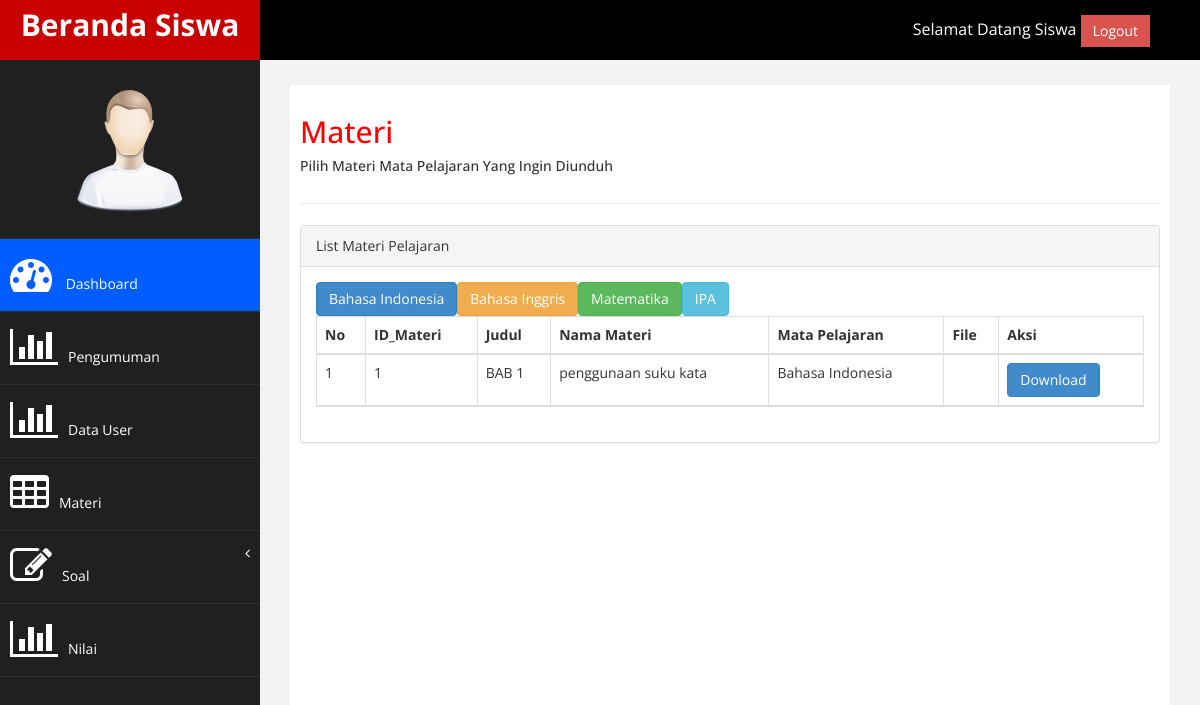
/dlmateri.php, run on the app's committed database.
### tables this page shows
CREATE TABLE `materi` (
  `id_materi` int(10) NOT NULL,
  `judul_materi` varchar(100) NOT NULL,
  `nama_materi` varchar(100) NOT NULL,
  `file_materi` varchar(100) NOT NULL,
  `id_tugas` int(10) NOT NULL,
  `id_mapel` int(10) NOT NULL,
  `id_guru` int(10) NOT NULL,
  `id_ujian` int(10) NOT NULL,
  `mapel` varchar(100) NOT NULL
);

### dlmateri.php (the view, shortened to what this page needs)
<?php
    include "koneksi.php";
?>
<!DOCTYPE html>
<html xmlns="http://www.w3.org/1999/xhtml">
<head>
    <link href="assets/css/bootstrap.css" rel="stylesheet" />
    <link href="assets/css/font-awesome.css" rel="stylesheet" />
    <link href="assets/js/morris/morris-0.4.3.min.css" rel="stylesheet" />
    <link href="assets/css/custom.css" rel="stylesheet" />
</head>
<body>
    <div id="wrapper">
        <nav class="navbar navbar-default navbar-cls-top " role="navigation" style="margin-bottom: 0">
            <div class="navbar-header">
                <a class="navbar-brand" href="beranda_siswa.php">Beranda Siswa</a>
            </div>
  <div style="color: white;
padding: 15px 50px 5px 50px;
float: right;
font-size: 16px;"> Selamat Datang Siswa <a href="logout_siswa.php" class="btn btn-danger square-btn-adjust">Logout</a> </div>
        </nav>
                <nav class="navbar-default navbar-side" role="navigation">
            <div class="sidebar-collapse">
                <ul class="nav" id="main-menu">
                <li class="text-center">
                    <img src="assets/img/find_user.png" class="user-image img-responsive"/>
                    </li>
                    <li>
                        <a class="active-menu"  href="beranda_siswa.php"><i class="fa fa-dashboard fa-3x"></i> Dashboard</a>
                    </li>
                    <li>
                        <a  href="pgmn.php"><i class="fa fa-bar-chart-o fa-3x"></i>Pengumuman</a>
                    </li>
                    <li>
                        <a  href="user_siswa.php"><i class="fa fa-bar-chart-o fa-3x"></i>Data User</a>
                    </li>
                    <li  >
                        <a  href="dlmateri.php"><i class="fa fa-table fa-3x"></i>Materi</a>
                    </li>
                    <li>
                            <a  href="soal.php"><i class="fa fa-edit fa-3x"></i>Soal<span class="fa arrow"></span></a>
                        </li>
                    <li>
                        <a href="lihat_nilai.php"><i class="fa fa-bar-chart-o fa-3x"></i>Nilai</a>
                    </li>
                </ul>
            </div>
        </nav>
        <div id="page-wrapper" >
            <div id="page-inner">
                <div class="row">
                    <div class="col-md-12">
                     <h2>Materi</h2>
                        <h5>Pilih Materi Mata Pelajaran Yang Ingin Diunduh</h5>
                    </div>
                </div>
                <hr />
                <div class="col-md-3 col-sm-6 col-xs-6"> </div>
<div class="row">
                <div class="col-md-12">
                    <div class="panel panel-default">
                        <div class="panel-heading">
                             List Materi Pelajaran
                        </div>
                        <div class="panel-body">
                            <div class="table-responsive">
                                <table class="table table-striped table-bordered table-hover" id="dataTables-example">
                                    <thead>
                                    <tr>
                                        <a class="btn btn-primary " href="dlmateri.php">Bahasa Indonesia</a>
                                        <a class="btn btn-warning " href="materibig.php">Bahasa Inggris</a>
                                        <a class="btn btn-success " href="materima.php">Matematika</a>
                                        <a class="btn btn-info " href="materiip.php">IPA</a>
                                    </tr>
                                        <tr>
                                            <th>No</th>
                                            <th>ID_Materi</th>
                                            <th>Judul</th>
                                            <th>Nama Materi</th>
                                            <th>Mata Pelajaran</th>
                                            <th>File</th>
                                            <th>Aksi</th>
                                        </tr>
                                        <?php
                                        $no = 1;
                                        $qry = mysqli_query($koneksi,"SELECT * FROM materi WHERE mapel IN ('bahasa indonesia')");
                                        while($data=mysqli_fetch_array($qry)) {
                                        ?>
                                        <tr>
                                            <td><?php echo $no++; ?></td>
                                            <td><?php echo $data['id_materi'];?></td>
                                            <td><?php echo $data['judul_materi'];?></td>
                                            <td><?php echo $data['nama_materi'];?></td>
                                            <td><?php echo $data['mapel'];?></td>
                                            <td><?php echo $data['file_materi'];?></td>
                                            <td>
                <a class="btn btn-primary " onclick="return confirm('Ingin Mendownload ?')" >Download</a>
                                            </td>
                                        </tr>
                                        <?php } ?>
                                    </thead>
                                </table>
                            </div>
                        </div>
                    </div>
    </div>
</div>
</body>
</html>

### assets/css/custom.css (style rules this page uses)
body { font-family: 'Open Sans', sans-serif; }
#wrapper { width: 100%; background:#202020; }
#page-wrapper { padding: 15px 15px; min-height: 600px; background:#F3F3F3; }
#page-inner { width:100%; margin:10px 20px 10px 0px; background-color:#fff!important; padding:10px; min-height:1200px; }
.text-center { text-align:center; }
h2 { color: #f00; }
.square-btn-adjust { border: 0px solid transparent; -webkit-border-radius: 0px; -moz-border-radius: 0px; border-radius: 0px; }
.user-image { margin: 25px auto; -webkit-border-radius: 10px; -moz-border-radius: 10px; border-radius: 10px; max-height:170px; max-width:170px; }
.navbar-cls-top .navbar-brand { color: #fff; background: #005dff; width: 260px; text-align: center; height: 60px; font-size: 30px; font-weight: 700; }
.active-menu { background-color:#005dff!important; }
.arrow { float: right; }
.fa.arrow:before { content: "\f104"; }
.sidebar-collapse , .sidebar-collapse .nav { background:none; }
.sidebar-collapse .nav { padding:0; }
.sidebar-collapse .nav > li > a { color:#fff; background:#202020; text-shadow:none; }
.sidebar-collapse > .nav > li > a { padding:15px 10px; }
.sidebar-collapse > .nav > li { border-bottom: 1px solid rgba(107, 108, 109, 0.19); }
.navbar-side { border:none; background-color: #202020; }
.navbar-cls-top { background:#000; border-bottom:none; }
.navbar-default { border:0px solid black; }
.navbar-header { background: #A70303; }
.nav > li > a > i { margin-right:10px; }
@media (min-width:768px) { #page-wrapper { margin: 0 0 0 260px; padding: 15px 30px; min-height: 1200px; } }
@media (min-width:768px) { .navbar-side { z-index: 1; position: absolute; width: 260px; } }
@media (min-width:768px) { .navbar { border-radius: 0px; } }

### data on the page
materi: id_materi "1", judul_materi "BAB 1", nama_materi "penggunaan suku kata", mapel "Bahasa Indonesia"
